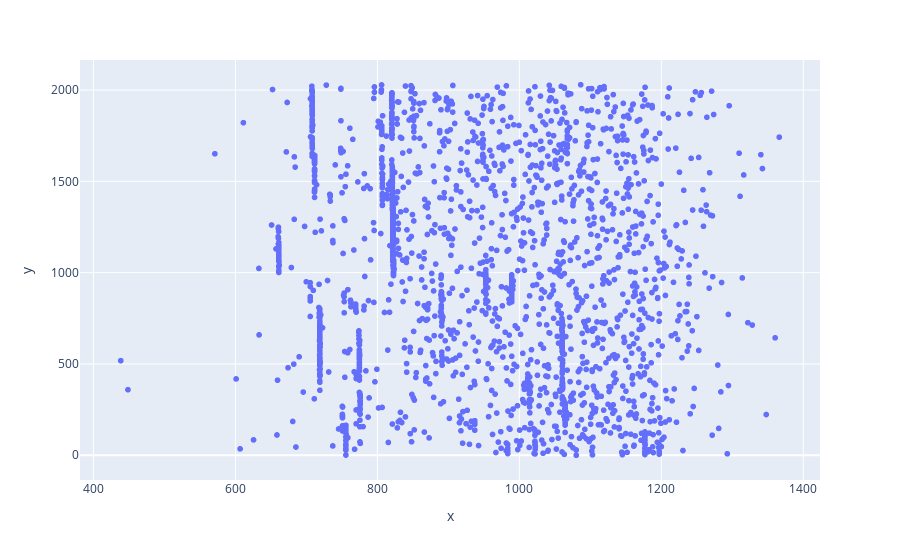
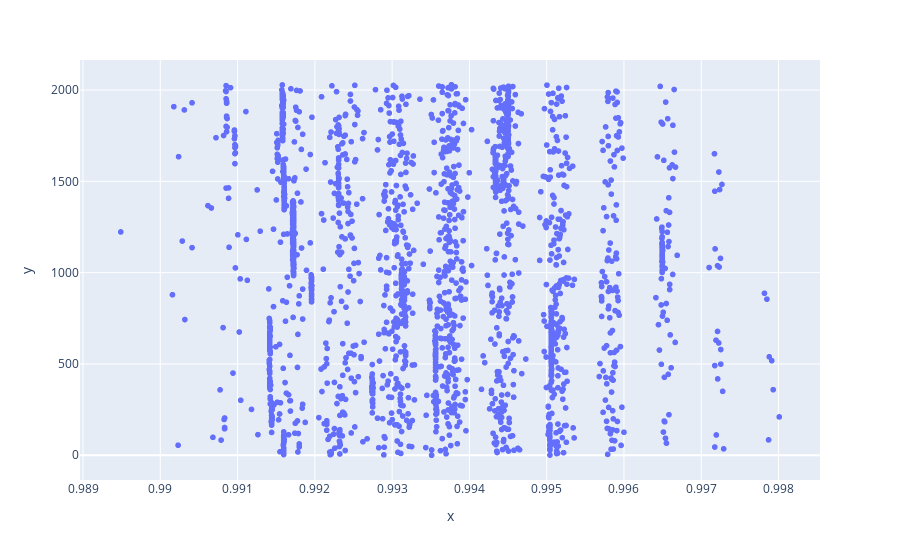
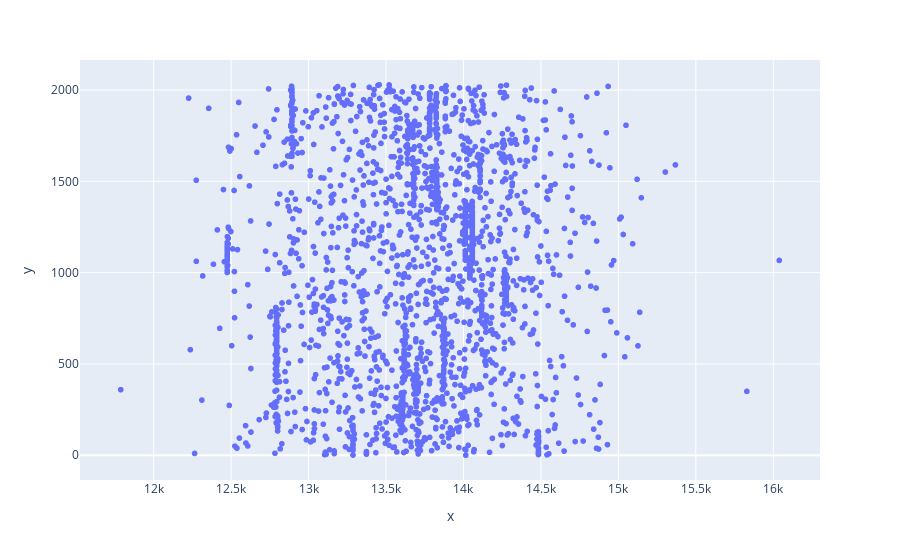

Notebook code for these charts, in order:
### Code cell
fig1.show()
fig2.show()
fig3.show()

### Figure 1 — Plotly figure (JSON) as saved in the notebook; plotly's stock layout.template omitted (floating-point values rounded to 4 significant figures; data arrays with more than 128 entries replaced by an {"elided": "..."} marker saying what was removed)
{"data": [{"hovertemplate": "x=%{x}<br>y=%{y}<extra></extra>", "legendgroup": "", "marker": {"color": "#636efa", "symbol": "circle"}, "mode": "markers", "name": "", "showlegend": false, "type": "scattergl", "x": {"elided": "2030 float values"}, "xaxis": "x", "y": {"elided": "2030 int values"}, "yaxis": "y"}], "layout": {"legend": {"tracegroupgap": 0}, "margin": {"t": 60}, "xaxis": {"anchor": "y", "domain": [0.0, 1.0], "title": {"text": "x"}}, "yaxis": {"anchor": "x", "domain": [0.0, 1.0], "title": {"text": "y"}}}}

### Figure 2 — Plotly figure (JSON) as saved in the notebook; plotly's stock layout.template omitted (floating-point values rounded to 4 significant figures; data arrays with more than 128 entries replaced by an {"elided": "..."} marker saying what was removed)
{"data": [{"hovertemplate": "x=%{x}<br>y=%{y}<extra></extra>", "legendgroup": "", "marker": {"color": "#636efa", "symbol": "circle"}, "mode": "markers", "name": "", "showlegend": false, "type": "scattergl", "x": {"elided": "2030 float values"}, "xaxis": "x", "y": {"elided": "2030 int values"}, "yaxis": "y"}], "layout": {"legend": {"tracegroupgap": 0}, "margin": {"t": 60}, "xaxis": {"anchor": "y", "domain": [0.0, 1.0], "title": {"text": "x"}}, "yaxis": {"anchor": "x", "domain": [0.0, 1.0], "title": {"text": "y"}}}}

### Figure 3 — Plotly figure (JSON) as saved in the notebook; plotly's stock layout.template omitted (floating-point values rounded to 4 significant figures; data arrays with more than 128 entries replaced by an {"elided": "..."} marker saying what was removed)
{"data": [{"hovertemplate": "x=%{x}<br>y=%{y}<extra></extra>", "legendgroup": "", "marker": {"color": "#636efa", "symbol": "circle"}, "mode": "markers", "name": "", "showlegend": false, "type": "scattergl", "x": {"elided": "2030 float values"}, "xaxis": "x", "y": {"elided": "2030 int values"}, "yaxis": "y"}], "layout": {"legend": {"tracegroupgap": 0}, "margin": {"t": 60}, "xaxis": {"anchor": "y", "domain": [0.0, 1.0], "title": {"text": "x"}}, "yaxis": {"anchor": "x", "domain": [0.0, 1.0], "title": {"text": "y"}}}}
